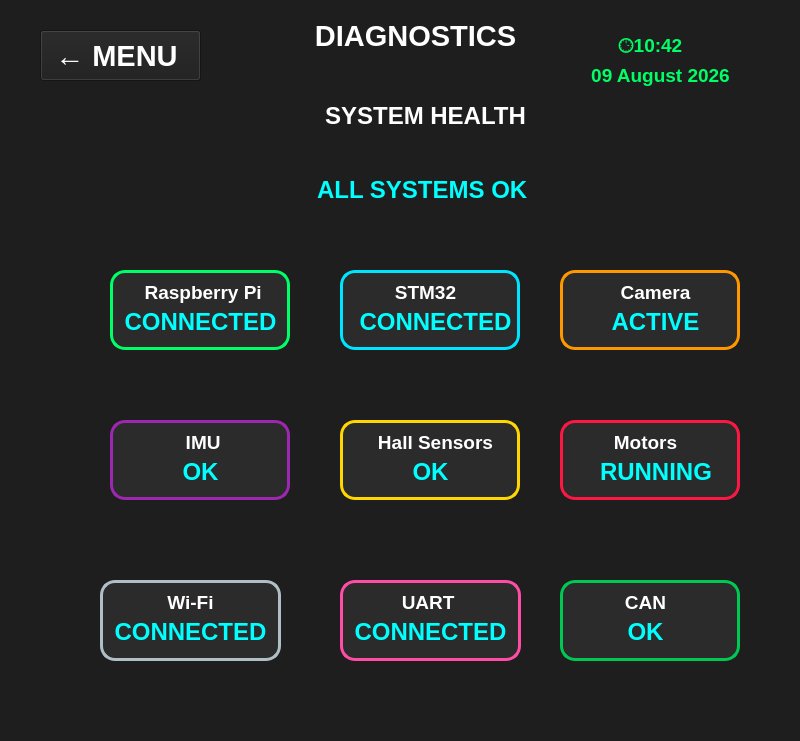
<?xml version="1.0" encoding="UTF-8"?>
<ui version="4.0">
 <class>frameUpdateRate</class>
 <widget class="QWidget" name="frameUpdateRate">
  <property name="geometry">
   <rect>
    <x>0</x>
    <y>0</y>
    <width>800</width>
    <height>741</height>
   </rect>
  </property>
  <property name="maximumSize">
   <size>
    <width>800</width>
    <height>16777215</height>
   </size>
  </property>
  <property name="sizeIncrement">
   <size>
    <width>800</width>
    <height>480</height>
   </size>
  </property>
  <property name="windowTitle">
   <string>Form</string>
  </property>
  <property name="styleSheet">
   <string notr="true">background-color: rgb(30,30,30);</string>
  </property>
  <widget class="QLabel" name="systemhealthTitleLabel">
   <property name="geometry">
    <rect>
     <x>260</x>
     <y>100</y>
     <width>331</width>
     <height>31</height>
    </rect>
   </property>
   <property name="sizeIncrement">
    <size>
     <width>250</width>
     <height>30</height>
    </size>
   </property>
   <property name="font">
    <font>
     <family>Arial</family>
     <pointsize>18</pointsize>
     <bold>true</bold>
    </font>
   </property>
   <property name="styleSheet">
    <string notr="true">color:white;</string>
   </property>
   <property name="text">
    <string>SYSTEM HEALTH</string>
   </property>
   <property name="alignment">
    <set>Qt::AlignmentFlag::AlignCenter</set>
   </property>
  </widget>
  <widget class="QLabel" name="lbldignostics">
   <property name="geometry">
    <rect>
     <x>270</x>
     <y>20</y>
     <width>291</width>
     <height>31</height>
    </rect>
   </property>
   <property name="maximumSize">
    <size>
     <width>500</width>
     <height>55</height>
    </size>
   </property>
   <property name="sizeIncrement">
    <size>
     <width>300</width>
     <height>40</height>
    </size>
   </property>
   <property name="font">
    <font>
     <family>Arial</family>
     <pointsize>22</pointsize>
     <bold>true</bold>
     <kerning>false</kerning>
    </font>
   </property>
   <property name="styleSheet">
    <string notr="true">color: white;</string>
   </property>
   <property name="text">
    <string>DIAGNOSTICS</string>
   </property>
   <property name="alignment">
    <set>Qt::AlignmentFlag::AlignCenter</set>
   </property>
  </widget>
  <widget class="QLabel" name="speedValueLabel">
   <property name="geometry">
    <rect>
     <x>300</x>
     <y>160</y>
     <width>251</width>
     <height>61</height>
    </rect>
   </property>
   <property name="sizeIncrement">
    <size>
     <width>350</width>
     <height>70</height>
    </size>
   </property>
   <property name="font">
    <font>
     <family>Arial</family>
     <pointsize>42</pointsize>
     <bold>true</bold>
    </font>
   </property>
   <property name="styleSheet">
    <string notr="true">color:#00FFFF;</string>
   </property>
   <property name="text">
    <string>&lt;html&gt;&lt;head/&gt;&lt;body&gt;&lt;p&gt;&lt;span style=&quot; font-size:18pt;&quot;&gt;ALL SYSTEMS OK &lt;/span&gt;&lt;/p&gt;&lt;/body&gt;&lt;/html&gt;</string>
   </property>
   <property name="alignment">
    <set>Qt::AlignmentFlag::AlignCenter</set>
   </property>
  </widget>
  <widget class="QFrame" name="frameRaspberryPi">
   <property name="geometry">
    <rect>
     <x>110</x>
     <y>270</y>
     <width>180</width>
     <height>80</height>
    </rect>
   </property>
   <property name="sizeIncrement">
    <size>
     <width>200</width>
     <height>95</height>
    </size>
   </property>
   <property name="styleSheet">
    <string notr="true">QFrame
{
    background-color: #2B2B2B;
    border: 3px solid #00FF66;
    border-radius: 15px;
}</string>
   </property>
   <property name="frameShape">
    <enum>QFrame::Shape::Box</enum>
   </property>
   <property name="frameShadow">
    <enum>QFrame::Shadow::Plain</enum>
   </property>
   <property name="lineWidth">
    <number>2</number>
   </property>
   <widget class="QLabel" name="lblRaspberryPiTitle">
    <property name="geometry">
     <rect>
      <x>10</x>
      <y>10</y>
      <width>161</width>
      <height>25</height>
     </rect>
    </property>
    <property name="font">
     <font>
      <family>Arial</family>
      <pointsize>14</pointsize>
      <bold>true</bold>
     </font>
    </property>
    <property name="styleSheet">
     <string notr="true">color: white;
background-color: transparent;
border: none;</string>
    </property>
    <property name="text">
     <string> Raspberry Pi</string>
    </property>
    <property name="alignment">
     <set>Qt::AlignmentFlag::AlignCenter</set>
    </property>
   </widget>
   <widget class="QLabel" name="lblRaspberryPiValue">
    <property name="geometry">
     <rect>
      <x>-10</x>
      <y>30</y>
      <width>201</width>
      <height>45</height>
     </rect>
    </property>
    <property name="font">
     <font>
      <family>Arial</family>
      <pointsize>24</pointsize>
      <bold>true</bold>
     </font>
    </property>
    <property name="styleSheet">
     <string notr="true">color: rgb(0,255,255);
background-color: transparent;
border: none;</string>
    </property>
    <property name="text">
     <string>&lt;html&gt;&lt;head/&gt;&lt;body&gt;&lt;p&gt;&lt;span style=&quot; font-size:18pt;&quot;&gt;CONNECTED&lt;/span&gt;&lt;/p&gt;&lt;/body&gt;&lt;/html&gt;</string>
    </property>
    <property name="alignment">
     <set>Qt::AlignmentFlag::AlignCenter</set>
    </property>
   </widget>
  </widget>
  <widget class="QFrame" name="frameSTM32">
   <property name="geometry">
    <rect>
     <x>340</x>
     <y>270</y>
     <width>180</width>
     <height>80</height>
    </rect>
   </property>
   <property name="sizeIncrement">
    <size>
     <width>200</width>
     <height>95</height>
    </size>
   </property>
   <property name="styleSheet">
    <string notr="true">QFrame
{
    background-color: #2B2B2B;
    border: 3px solid #00E5FF;
    border-radius: 15px;
}</string>
   </property>
   <property name="frameShape">
    <enum>QFrame::Shape::Box</enum>
   </property>
   <property name="frameShadow">
    <enum>QFrame::Shadow::Plain</enum>
   </property>
   <property name="lineWidth">
    <number>2</number>
   </property>
   <widget class="QLabel" name="lblSTM32Title">
    <property name="geometry">
     <rect>
      <x>30</x>
      <y>10</y>
      <width>111</width>
      <height>25</height>
     </rect>
    </property>
    <property name="font">
     <font>
      <family>Arial</family>
      <pointsize>14</pointsize>
      <bold>true</bold>
     </font>
    </property>
    <property name="styleSheet">
     <string notr="true">color: white;
background-color: transparent;
border: none;</string>
    </property>
    <property name="text">
     <string>STM32</string>
    </property>
    <property name="alignment">
     <set>Qt::AlignmentFlag::AlignCenter</set>
    </property>
   </widget>
   <widget class="QLabel" name="lblSTM32Value">
    <property name="geometry">
     <rect>
      <x>0</x>
      <y>30</y>
      <width>191</width>
      <height>45</height>
     </rect>
    </property>
    <property name="font">
     <font>
      <family>Arial</family>
      <pointsize>24</pointsize>
      <bold>true</bold>
     </font>
    </property>
    <property name="styleSheet">
     <string notr="true">color: rgb(0,255,255);
background-color: transparent;
border: none;</string>
    </property>
    <property name="text">
     <string>&lt;html&gt;&lt;head/&gt;&lt;body&gt;&lt;p&gt;&lt;span style=&quot; font-size:18pt;&quot;&gt;CONNECTED&lt;/span&gt;&lt;/p&gt;&lt;/body&gt;&lt;/html&gt;</string>
    </property>
    <property name="alignment">
     <set>Qt::AlignmentFlag::AlignCenter</set>
    </property>
   </widget>
  </widget>
  <widget class="QFrame" name="frameCamera">
   <property name="geometry">
    <rect>
     <x>560</x>
     <y>270</y>
     <width>180</width>
     <height>80</height>
    </rect>
   </property>
   <property name="sizeIncrement">
    <size>
     <width>200</width>
     <height>95</height>
    </size>
   </property>
   <property name="styleSheet">
    <string notr="true">QFrame
{
    background-color: #2B2B2B;
    border: 3px solid #FF9800;
    border-radius: 15px;
}</string>
   </property>
   <property name="frameShape">
    <enum>QFrame::Shape::Box</enum>
   </property>
   <property name="frameShadow">
    <enum>QFrame::Shadow::Plain</enum>
   </property>
   <property name="lineWidth">
    <number>2</number>
   </property>
   <widget class="QLabel" name="lblCameraTitle">
    <property name="geometry">
     <rect>
      <x>40</x>
      <y>10</y>
      <width>111</width>
      <height>25</height>
     </rect>
    </property>
    <property name="font">
     <font>
      <family>Arial</family>
      <pointsize>14</pointsize>
      <bold>true</bold>
     </font>
    </property>
    <property name="styleSheet">
     <string notr="true">color: white;
background-color: transparent;
border: none;</string>
    </property>
    <property name="text">
     <string>Camera</string>
    </property>
    <property name="alignment">
     <set>Qt::AlignmentFlag::AlignCenter</set>
    </property>
   </widget>
   <widget class="QLabel" name="lblCameraValue">
    <property name="geometry">
     <rect>
      <x>40</x>
      <y>30</y>
      <width>111</width>
      <height>45</height>
     </rect>
    </property>
    <property name="font">
     <font>
      <family>Arial</family>
      <pointsize>24</pointsize>
      <bold>true</bold>
     </font>
    </property>
    <property name="styleSheet">
     <string notr="true">color: rgb(0,255,255);
background-color: transparent;
border: none;</string>
    </property>
    <property name="text">
     <string>&lt;html&gt;&lt;head/&gt;&lt;body&gt;&lt;p&gt;&lt;span style=&quot; font-size:18pt;&quot;&gt;ACTIVE&lt;/span&gt;&lt;/p&gt;&lt;/body&gt;&lt;/html&gt;</string>
    </property>
    <property name="alignment">
     <set>Qt::AlignmentFlag::AlignCenter</set>
    </property>
   </widget>
  </widget>
  <widget class="QFrame" name="frameHallSensors">
   <property name="geometry">
    <rect>
     <x>340</x>
     <y>420</y>
     <width>180</width>
     <height>80</height>
    </rect>
   </property>
   <property name="sizeIncrement">
    <size>
     <width>200</width>
     <height>95</height>
    </size>
   </property>
   <property name="styleSheet">
    <string notr="true">QFrame
{
    background-color: #2B2B2B;
    border: 3px solid #FFD600;
    border-radius: 15px;
}</string>
   </property>
   <property name="frameShape">
    <enum>QFrame::Shape::Box</enum>
   </property>
   <property name="frameShadow">
    <enum>QFrame::Shadow::Plain</enum>
   </property>
   <property name="lineWidth">
    <number>2</number>
   </property>
   <widget class="QLabel" name="lblHallSensorsTitle">
    <property name="geometry">
     <rect>
      <x>30</x>
      <y>10</y>
      <width>131</width>
      <height>25</height>
     </rect>
    </property>
    <property name="font">
     <font>
      <family>Arial</family>
      <pointsize>14</pointsize>
      <bold>true</bold>
     </font>
    </property>
    <property name="styleSheet">
     <string notr="true">color: white;
background-color: transparent;
border: none;</string>
    </property>
    <property name="text">
     <string>Hall Sensors</string>
    </property>
    <property name="alignment">
     <set>Qt::AlignmentFlag::AlignCenter</set>
    </property>
   </widget>
   <widget class="QLabel" name="lblHallSensorsValue">
    <property name="geometry">
     <rect>
      <x>20</x>
      <y>30</y>
      <width>141</width>
      <height>45</height>
     </rect>
    </property>
    <property name="font">
     <font>
      <family>Arial</family>
      <pointsize>24</pointsize>
      <bold>true</bold>
     </font>
    </property>
    <property name="styleSheet">
     <string notr="true">color: rgb(0,255,255);
background-color: transparent;
border: none;</string>
    </property>
    <property name="text">
     <string>&lt;html&gt;&lt;head/&gt;&lt;body&gt;&lt;p&gt;&lt;span style=&quot; font-size:18pt;&quot;&gt;OK&lt;/span&gt;&lt;/p&gt;&lt;/body&gt;&lt;/html&gt;</string>
    </property>
    <property name="alignment">
     <set>Qt::AlignmentFlag::AlignCenter</set>
    </property>
   </widget>
  </widget>
  <widget class="QFrame" name="frameIMU">
   <property name="geometry">
    <rect>
     <x>110</x>
     <y>420</y>
     <width>180</width>
     <height>80</height>
    </rect>
   </property>
   <property name="sizeIncrement">
    <size>
     <width>200</width>
     <height>95</height>
    </size>
   </property>
   <property name="styleSheet">
    <string notr="true">QFrame
{
    background-color: #2B2B2B;
    border: 3px solid #9C27B0;
    border-radius: 15px;
}</string>
   </property>
   <property name="frameShape">
    <enum>QFrame::Shape::Box</enum>
   </property>
   <property name="frameShadow">
    <enum>QFrame::Shadow::Plain</enum>
   </property>
   <property name="lineWidth">
    <number>2</number>
   </property>
   <widget class="QLabel" name="lblIMUTitle">
    <property name="geometry">
     <rect>
      <x>10</x>
      <y>10</y>
      <width>161</width>
      <height>25</height>
     </rect>
    </property>
    <property name="font">
     <font>
      <family>Arial</family>
      <pointsize>14</pointsize>
      <bold>true</bold>
     </font>
    </property>
    <property name="styleSheet">
     <string notr="true">color: white;
background-color: transparent;
border: none;</string>
    </property>
    <property name="text">
     <string> IMU</string>
    </property>
    <property name="alignment">
     <set>Qt::AlignmentFlag::AlignCenter</set>
    </property>
   </widget>
   <widget class="QLabel" name="lblIMUValue">
    <property name="geometry">
     <rect>
      <x>-10</x>
      <y>30</y>
      <width>201</width>
      <height>45</height>
     </rect>
    </property>
    <property name="font">
     <font>
      <family>Arial</family>
      <pointsize>24</pointsize>
      <bold>true</bold>
     </font>
    </property>
    <property name="styleSheet">
     <string notr="true">color: rgb(0,255,255);
background-color: transparent;
border: none;</string>
    </property>
    <property name="text">
     <string>&lt;html&gt;&lt;head/&gt;&lt;body&gt;&lt;p&gt;&lt;span style=&quot; font-size:18pt;&quot;&gt;OK&lt;/span&gt;&lt;/p&gt;&lt;/body&gt;&lt;/html&gt;</string>
    </property>
    <property name="alignment">
     <set>Qt::AlignmentFlag::AlignCenter</set>
    </property>
   </widget>
  </widget>
  <widget class="QFrame" name="frameMotors">
   <property name="geometry">
    <rect>
     <x>560</x>
     <y>420</y>
     <width>180</width>
     <height>80</height>
    </rect>
   </property>
   <property name="sizeIncrement">
    <size>
     <width>200</width>
     <height>95</height>
    </size>
   </property>
   <property name="styleSheet">
    <string notr="true">QFrame
{
    background-color: #2B2B2B;
    border: 3px solid #FF1744;
    border-radius: 15px;
}</string>
   </property>
   <property name="frameShape">
    <enum>QFrame::Shape::Box</enum>
   </property>
   <property name="frameShadow">
    <enum>QFrame::Shadow::Plain</enum>
   </property>
   <property name="lineWidth">
    <number>2</number>
   </property>
   <widget class="QLabel" name="lblMotorsTitle">
    <property name="geometry">
     <rect>
      <x>30</x>
      <y>10</y>
      <width>111</width>
      <height>25</height>
     </rect>
    </property>
    <property name="font">
     <font>
      <family>Arial</family>
      <pointsize>14</pointsize>
      <bold>true</bold>
     </font>
    </property>
    <property name="styleSheet">
     <string notr="true">color: white;
background-color: transparent;
border: none;</string>
    </property>
    <property name="text">
     <string>Motors</string>
    </property>
    <property name="alignment">
     <set>Qt::AlignmentFlag::AlignCenter</set>
    </property>
   </widget>
   <widget class="QLabel" name="lblMotorsValue">
    <property name="geometry">
     <rect>
      <x>40</x>
      <y>30</y>
      <width>111</width>
      <height>45</height>
     </rect>
    </property>
    <property name="font">
     <font>
      <family>Arial</family>
      <pointsize>24</pointsize>
      <bold>true</bold>
     </font>
    </property>
    <property name="styleSheet">
     <string notr="true">color: rgb(0,255,255);
background-color: transparent;
border: none;</string>
    </property>
    <property name="text">
     <string>&lt;html&gt;&lt;head/&gt;&lt;body&gt;&lt;p&gt;&lt;span style=&quot; font-size:18pt;&quot;&gt;RUNNING&lt;/span&gt;&lt;/p&gt;&lt;/body&gt;&lt;/html&gt;</string>
    </property>
    <property name="alignment">
     <set>Qt::AlignmentFlag::AlignCenter</set>
    </property>
   </widget>
  </widget>
  <widget class="QFrame" name="frameUART">
   <property name="geometry">
    <rect>
     <x>340</x>
     <y>580</y>
     <width>181</width>
     <height>81</height>
    </rect>
   </property>
   <property name="sizeIncrement">
    <size>
     <width>200</width>
     <height>95</height>
    </size>
   </property>
   <property name="styleSheet">
    <string notr="true">QFrame
{
    background-color: #2B2B2B;
    border: 3px solid #FF4DA6;
    border-radius: 15px;
}
</string>
   </property>
   <property name="frameShape">
    <enum>QFrame::Shape::Box</enum>
   </property>
   <property name="frameShadow">
    <enum>QFrame::Shadow::Plain</enum>
   </property>
   <property name="lineWidth">
    <number>2</number>
   </property>
   <widget class="QLabel" name="lblUARTTitle">
    <property name="geometry">
     <rect>
      <x>30</x>
      <y>10</y>
      <width>111</width>
      <height>25</height>
     </rect>
    </property>
    <property name="font">
     <font>
      <family>Arial</family>
      <pointsize>14</pointsize>
      <bold>true</bold>
     </font>
    </property>
    <property name="styleSheet">
     <string notr="true">color: white;
background-color: transparent;
border: none;</string>
    </property>
    <property name="text">
     <string> UART</string>
    </property>
    <property name="alignment">
     <set>Qt::AlignmentFlag::AlignCenter</set>
    </property>
   </widget>
   <widget class="QLabel" name="lblUARTValue">
    <property name="geometry">
     <rect>
      <x>10</x>
      <y>30</y>
      <width>161</width>
      <height>45</height>
     </rect>
    </property>
    <property name="font">
     <font>
      <family>Arial</family>
      <pointsize>24</pointsize>
      <bold>true</bold>
     </font>
    </property>
    <property name="styleSheet">
     <string notr="true">color: rgb(0,255,255);
background-color: transparent;
border: none;</string>
    </property>
    <property name="text">
     <string>&lt;html&gt;&lt;head/&gt;&lt;body&gt;&lt;p&gt;&lt;span style=&quot; font-size:18pt;&quot;&gt;CONNECTED&lt;/span&gt;&lt;/p&gt;&lt;/body&gt;&lt;/html&gt;</string>
    </property>
    <property name="alignment">
     <set>Qt::AlignmentFlag::AlignCenter</set>
    </property>
   </widget>
  </widget>
  <widget class="QFrame" name="frameWiFi">
   <property name="geometry">
    <rect>
     <x>100</x>
     <y>580</y>
     <width>181</width>
     <height>81</height>
    </rect>
   </property>
   <property name="sizeIncrement">
    <size>
     <width>200</width>
     <height>95</height>
    </size>
   </property>
   <property name="styleSheet">
    <string notr="true">QFrame
{
    background-color: #2B2B2B;
    border: 3px solid #B0BEC5;
    border-radius: 15px;
}</string>
   </property>
   <property name="frameShape">
    <enum>QFrame::Shape::Box</enum>
   </property>
   <property name="frameShadow">
    <enum>QFrame::Shadow::Plain</enum>
   </property>
   <property name="lineWidth">
    <number>2</number>
   </property>
   <widget class="QLabel" name="lblWiFiTitle">
    <property name="geometry">
     <rect>
      <x>10</x>
      <y>10</y>
      <width>161</width>
      <height>25</height>
     </rect>
    </property>
    <property name="font">
     <font>
      <family>Arial</family>
      <pointsize>14</pointsize>
      <bold>true</bold>
     </font>
    </property>
    <property name="styleSheet">
     <string notr="true">color: white;
background-color: transparent;
border: none;</string>
    </property>
    <property name="text">
     <string>Wi-Fi</string>
    </property>
    <property name="alignment">
     <set>Qt::AlignmentFlag::AlignCenter</set>
    </property>
   </widget>
   <widget class="QLabel" name="lblWiFiValue">
    <property name="geometry">
     <rect>
      <x>-10</x>
      <y>30</y>
      <width>201</width>
      <height>45</height>
     </rect>
    </property>
    <property name="font">
     <font>
      <family>Arial</family>
      <pointsize>24</pointsize>
      <bold>true</bold>
     </font>
    </property>
    <property name="styleSheet">
     <string notr="true">color: rgb(0,255,255);
background-color: transparent;
border: none;</string>
    </property>
    <property name="text">
     <string>&lt;html&gt;&lt;head/&gt;&lt;body&gt;&lt;p&gt;&lt;span style=&quot; font-size:18pt;&quot;&gt;CONNECTED&lt;/span&gt;&lt;/p&gt;&lt;/body&gt;&lt;/html&gt;</string>
    </property>
    <property name="alignment">
     <set>Qt::AlignmentFlag::AlignCenter</set>
    </property>
   </widget>
  </widget>
  <widget class="QFrame" name="frameCAN">
   <property name="geometry">
    <rect>
     <x>560</x>
     <y>580</y>
     <width>180</width>
     <height>81</height>
    </rect>
   </property>
   <property name="sizeIncrement">
    <size>
     <width>200</width>
     <height>95</height>
    </size>
   </property>
   <property name="styleSheet">
    <string notr="true">QFrame
{
    background-color: #2B2B2B;
    border: 3px solid #00C853;
    border-radius: 15px;
}</string>
   </property>
   <property name="frameShape">
    <enum>QFrame::Shape::Box</enum>
   </property>
   <property name="frameShadow">
    <enum>QFrame::Shadow::Plain</enum>
   </property>
   <property name="lineWidth">
    <number>2</number>
   </property>
   <widget class="QLabel" name="lblCANTitle">
    <property name="geometry">
     <rect>
      <x>30</x>
      <y>10</y>
      <width>111</width>
      <height>25</height>
     </rect>
    </property>
    <property name="font">
     <font>
      <family>Arial</family>
      <pointsize>14</pointsize>
      <bold>true</bold>
     </font>
    </property>
    <property name="styleSheet">
     <string notr="true">color: white;
background-color: transparent;
border: none;</string>
    </property>
    <property name="text">
     <string>CAN</string>
    </property>
    <property name="alignment">
     <set>Qt::AlignmentFlag::AlignCenter</set>
    </property>
   </widget>
   <widget class="QLabel" name="lblCANValue">
    <property name="geometry">
     <rect>
      <x>30</x>
      <y>30</y>
      <width>111</width>
      <height>45</height>
     </rect>
    </property>
    <property name="font">
     <font>
      <family>Arial</family>
      <pointsize>24</pointsize>
      <bold>true</bold>
     </font>
    </property>
    <property name="styleSheet">
     <string notr="true">color: rgb(0,255,255);
background-color: transparent;
border: none;</string>
    </property>
    <property name="text">
     <string>&lt;html&gt;&lt;head/&gt;&lt;body&gt;&lt;p&gt;&lt;span style=&quot; font-size:18pt;&quot;&gt;OK&lt;/span&gt;&lt;/p&gt;&lt;/body&gt;&lt;/html&gt;</string>
    </property>
    <property name="alignment">
     <set>Qt::AlignmentFlag::AlignCenter</set>
    </property>
   </widget>
  </widget>
  <widget class="QPushButton" name="btnMenu">
   <property name="geometry">
    <rect>
     <x>40</x>
     <y>30</y>
     <width>161</width>
     <height>51</height>
    </rect>
   </property>
   <property name="font">
    <font>
     <pointsize>22</pointsize>
     <bold>true</bold>
    </font>
   </property>
   <property name="styleSheet">
    <string notr="true">color: white;</string>
   </property>
   <property name="text">
    <string>← MENU </string>
   </property>
  </widget>
  <widget class="QLabel" name="dateLabel">
   <property name="geometry">
    <rect>
     <x>580</x>
     <y>60</y>
     <width>161</width>
     <height>31</height>
    </rect>
   </property>
   <property name="sizeIncrement">
    <size>
     <width>160</width>
     <height>30</height>
    </size>
   </property>
   <property name="font">
    <font>
     <family>Arial</family>
     <pointsize>14</pointsize>
     <bold>true</bold>
    </font>
   </property>
   <property name="styleSheet">
    <string notr="true">color: #00FF66;</string>
   </property>
   <property name="text">
    <string>09 August 2026</string>
   </property>
   <property name="alignment">
    <set>Qt::AlignmentFlag::AlignCenter</set>
   </property>
  </widget>
  <widget class="QLabel" name="timeLabel">
   <property name="geometry">
    <rect>
     <x>590</x>
     <y>30</y>
     <width>121</width>
     <height>31</height>
    </rect>
   </property>
   <property name="sizeIncrement">
    <size>
     <width>160</width>
     <height>30</height>
    </size>
   </property>
   <property name="font">
    <font>
     <family>Arial</family>
     <pointsize>14</pointsize>
     <bold>true</bold>
    </font>
   </property>
   <property name="styleSheet">
    <string notr="true">color: #00FF66;</string>
   </property>
   <property name="text">
    <string>🕒10:42</string>
   </property>
   <property name="alignment">
    <set>Qt::AlignmentFlag::AlignCenter</set>
   </property>
  </widget>
 </widget>
 <resources/>
 <connections/>
</ui>
